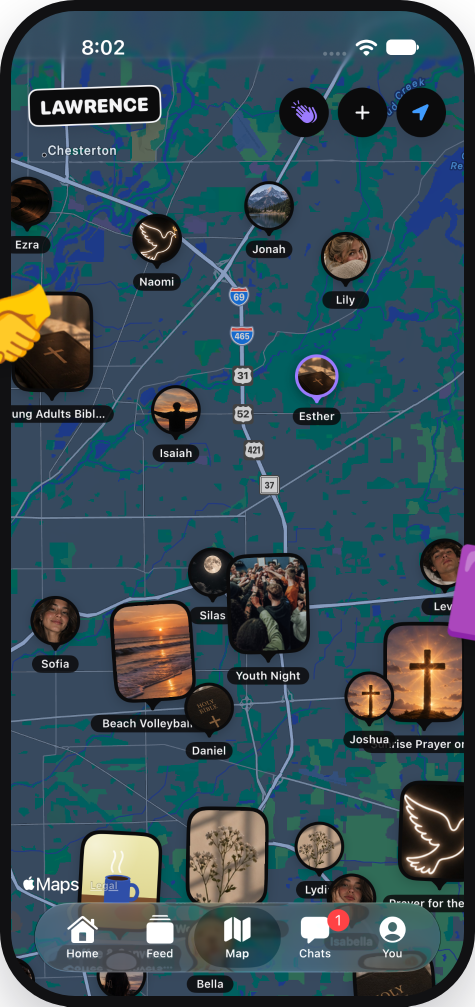
#> input picture tools/faith-slides/assets/screen_map.png, 950 x 2013 px (shown at 1/2 size)
$ python -i make.py   (imports and definitions only)
#> lines starting #> are read from the running program, lines starting #| are printed output that depends on the picture
#> further down, picture is the input picture: PIL image 950x2013 RGB; mean R, G, B 57.6, 78, 87.1
#!/usr/bin/env python3
"""Faith listicle slideshow builder (cin_seven_ TikTok, Bible Meet promo).

  python3 make.py photos <spec.json>   # generate 2 Higgsfield Soul photos per slide -> <dir>/<id>_0.png, <id>_1.png + contact sheet pick.jpg
  python3 make.py build  <spec.json>   # render slides -> <dir>/out/01.jpg ... and preview.jpg

spec.json (paths relative to the spec's folder):
{
  "cover": {"text": "6 things to start doing to grow closer to God this season", "photo": "cov", "prompt": "<scene>"},
  "slides": [
    {"title": "1. read one chapter before you touch your phone", "sub": "even if it's just a psalm...",
     "photo": "t1", "prompt": "<scene>", "app": null},
    {"title": "4. join a bible study, even if you don't know anyone", "sub": "use Bible Meet to find one near you",
     "photo": "t4", "prompt": "<scene>", "app": "card"}      # app: null | "card" | "meeting" | "map"
  ],
  "pick": {"cov": 1, "t1": 0}                                  # which of the two photos to use (default 0)
}
Higgsfield key: HF_KEY_FILE (line HF_KEY=id:secret). Never print it.
"""
import json, os, sys, textwrap, time, urllib.request
from PIL import Image, ImageDraw, ImageFont, ImageFilter, ImageEnhance

HERE = os.path.dirname(os.path.abspath(__file__))
W, H = 1080, 1350
STYLE = ('highly detailed lifestyle photography, rich textures, warm cozy moody tones, soft natural light, shot on iPhone, '
         'Pinterest aesthetic, film grain, no text, no readable writing, no visible faces')
I = lambda w, s: ImageFont.truetype(f'{HERE}/fonts/inter-{w}.ttf', s)


# [49 lines left out: functions key, api, photos, not called in this run]


def fit(im, ytop=0.45):
    r = max(W / im.width, H / im.height); im = im.resize((round(im.width * r), round(im.height * r)), Image.LANCZOS)
    x = (im.width - W) // 2; y = int((im.height - H) * ytop); return im.crop((x, y, x + W, y + H))


def shade(im, top=0.55, rest=0.82):
#> called with top = 0.55, rest = 0.82
    im = ImageEnhance.Brightness(im).enhance(rest)
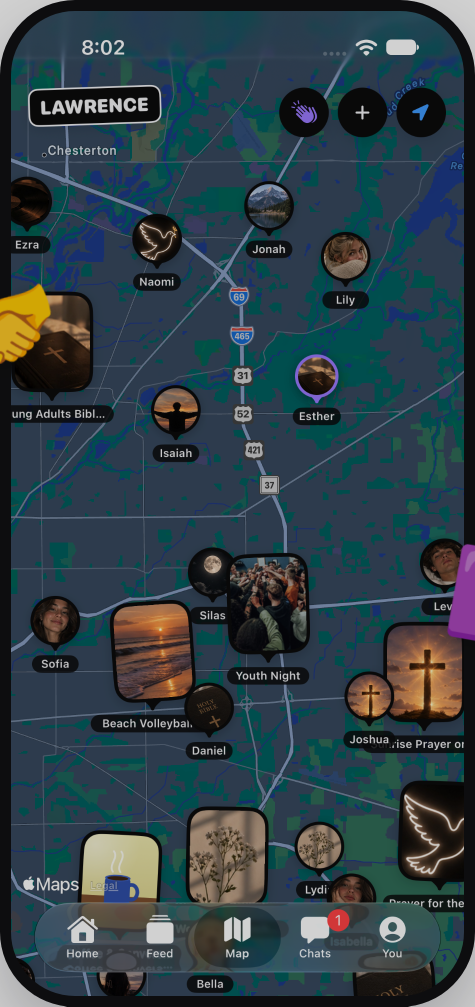
#> im: PIL image 950x2013 RGB (shown at 1/2 size); mean R, G, B 46.9, 63.3, 71
    g = Image.linear_gradient('L').resize((W, H)).point(lambda v: int((255 - v) * (1 - top)))
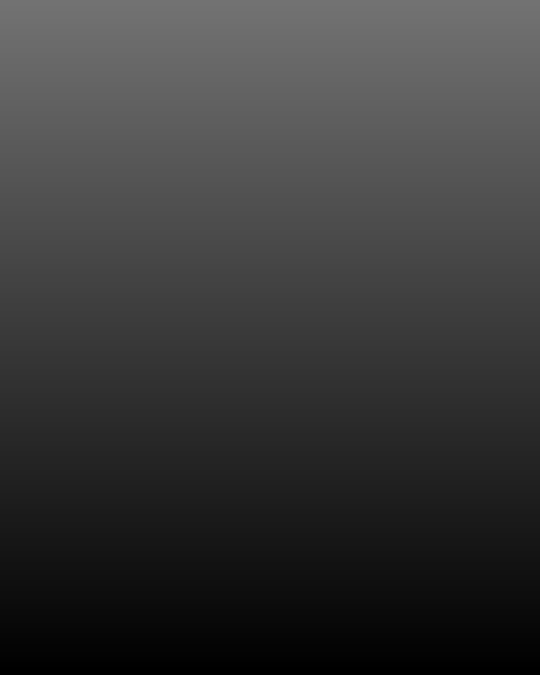
#> g: PIL image 1080x1350 L (shown at 1/2 size); min 0, max 114, mean 56.9
    return Image.composite(Image.new('RGB', (W, H)), im, g)
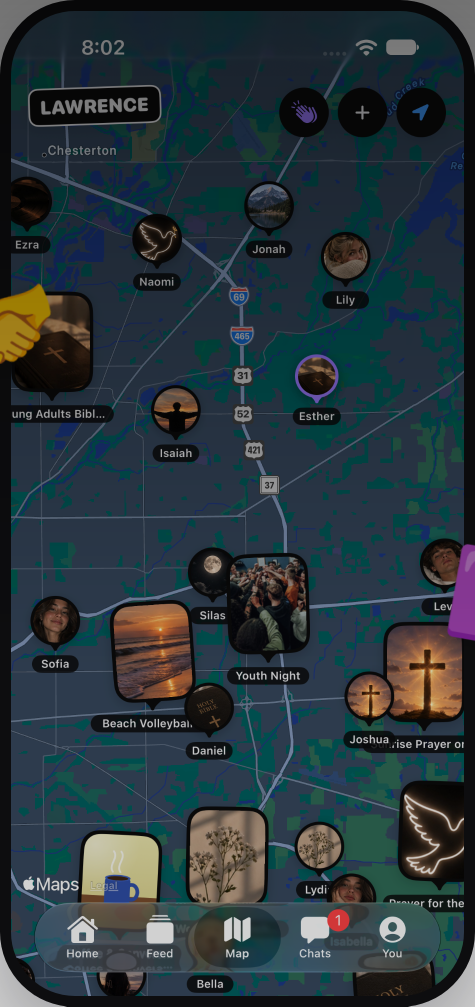
#> returned value: PIL image 950x2013 RGB (shown at 1/2 size); mean R, G, B 40.9, 54.2, 60.2


# [54 lines left out: functions block, appcard, phone, build, not called in this run]


# [3 lines not run here, left out]

>>> from PIL import Image
>>> picture = Image.open('assets/screen_map.png')
>>> result = shade(picture)
